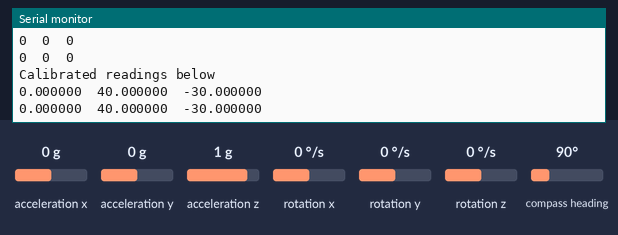
Bench run of a sketch on a simulated Raspberry Pi Pico. Parts: the last lines printed to the serial monitor. The test bench sets the inputs (shaded band); at power-on: compass heading 90°, acceleration x 0 g, acceleration y 0 g, acceleration z 1 g, rotation x 0 °/s, rotation y 0 °/s, rotation z 0 °/s.

Above: at 4.2 s.
4.3 s: compass heading set to 7°
At 5.6 s:
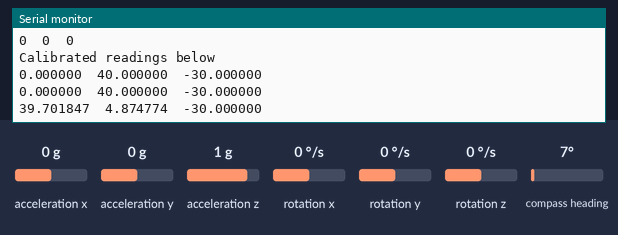
5.8 s: compass heading set to 180°
At 6.8 s:
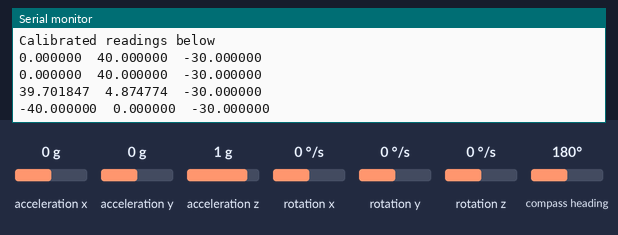
Timing chart, 0 to 8.8 s (numbered marks = the images above; inputs shaded):
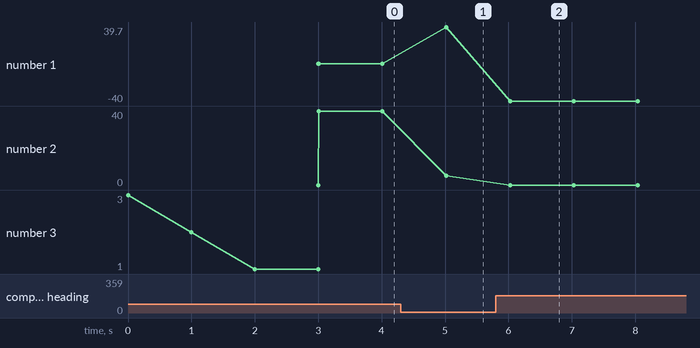

Measured:
- after the input at 4.3 s, the serial monitor: prints a new line after 0.72 s (image 1)
- after the input at 5.8 s, the serial monitor: prints a new line after 0.23 s (image 2)
- plotted number 1: 0 → 39.7 after the input at 4.3 s, 39.7 → -40 after the input at 5.8 s
- plotted number 2: 40 → 4.87 after the input at 4.3 s

The sketch:

Mag_calibration.ino
```cpp
// TODO change delays into waits for serial input so it can be triggered

// results from calibration with full robot but no batteries present
// 52.7316322  -36.4627380 -24.8827744
// 0.8228859 1.1055350 1.1360730


// Library: https://github.com/bolderflight/MPU9250
#include "MPU9250.h"

MPU9250 IMU(SPI1, 4);
int imuStatus;


void imuReadAndPrint() {
  IMU.readSensor();
  Serial.print(IMU.getMagX_uT(), 6);
  Serial.print("\t");
  Serial.print(IMU.getMagY_uT(), 6);
  Serial.print("\t");
  Serial.print(IMU.getMagZ_uT(), 6);
  Serial.print("\n");
}


void setup() {
  while (!Serial);


  // IMU alternative SPI pins
  SPI1.setSCK(20);
  SPI1.setMISO(5);
  SPI1.setMOSI(21);


  imuStatus = IMU.begin();
  if (imuStatus < 0) {
    Serial.println("IMU initialization unsuccessful");
    Serial.println("Check IMU wiring or try cycling power");
    Serial.print("Status: ");
    Serial.println(imuStatus);
    while (1) {}
  }
  Serial.println(F("Starting..."));

  int res;
  Serial.println("Start moving in figure 8");
  Serial.println("3");
  delay(1000);
  Serial.println("2");
  delay(1000);
  Serial.println("1");
  delay(1000);

  res = IMU.calibrateMag();
  if (res < 1) {
    Serial.println("Calibration error");
    while (1);
  }


  Serial.println("Calibration finished");
  Serial.println(res);
  Serial.print(IMU.getMagBiasX_uT(), 7);
  Serial.print('\t');
  Serial.print(IMU.getMagBiasY_uT(), 7);
  Serial.print('\t');
  Serial.print(IMU.getMagBiasZ_uT(), 7);
  Serial.print('\n');
  Serial.print(IMU.getMagScaleFactorX(), 7);
  Serial.print('\t');
  Serial.print(IMU.getMagScaleFactorY(), 7);
  Serial.print('\t');
  Serial.print(IMU.getMagScaleFactorZ(), 7);
  Serial.print('\n');
  Serial.print('\n');
  Serial.println("Calibrated readings below");
}


void loop() {


  imuReadAndPrint();
  delay(1000);

} // Loop
```
